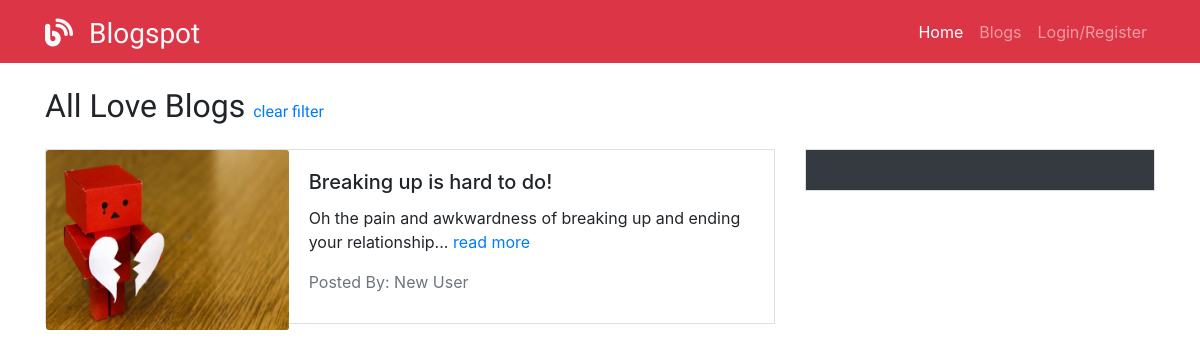
The app's page /blogs/search/love, older data.
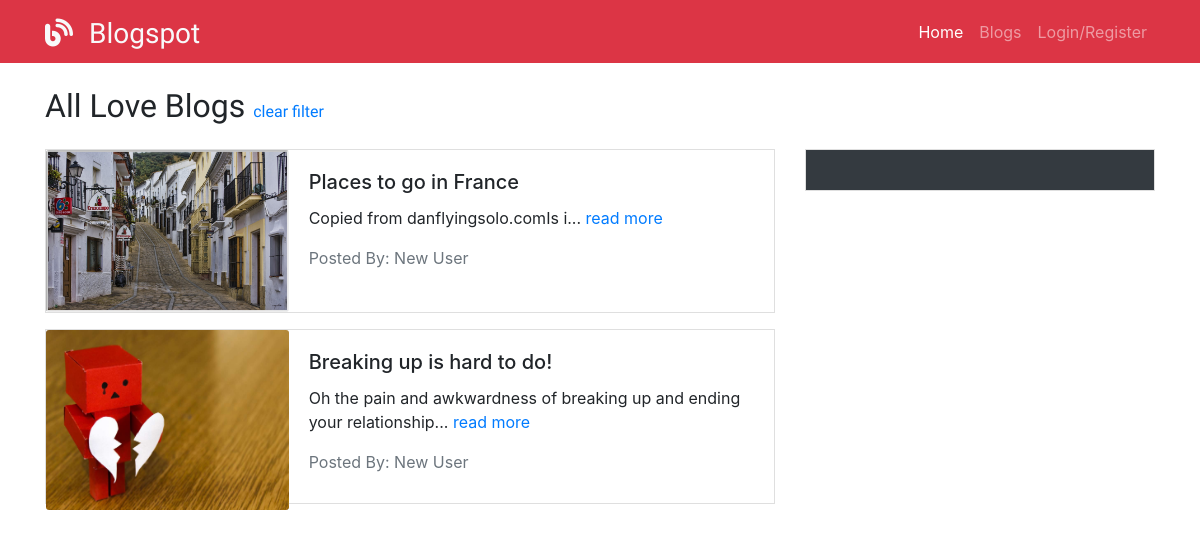
The same page, newer data.
### models.py (models this page shows, shortened)
class Blog(db.Model):
    __tablename__ = "blogs"
    id = db.Column(db.Integer, primary_key=True)
    title = db.Column(db.String(55))
    content = db.Column(db.Text)
    user_id = db.Column(db.Integer, db.ForeignKey('user.id'), nullable=False)
    user = db.relationship('User', foreign_keys=[user_id], backref="user_blogs")
    pic_filepath = db.Column(db.Text)
    created_at = db.Column(db.DateTime, server_default=func.now())
    updated_at = db.Column(db.DateTime, server_default=func.now(), onupdate=func.now())
    blog_has_tags = relationship('BlogTag', cascade="all, delete-orphan")

class User(db.Model):
    __tablename__ = "user"
    id = db.Column(db.Integer, primary_key=True)
    first_name = db.Column(db.String(45))
    last_name = db.Column(db.String(45))
    tagline = db.Column(db.String(100))
    twitter = db.Column(db.String(15))
    instagram = db.Column(db.String(30))
    facebook = db.Column(db.String(50))
    pic_filepath = db.Column(db.Text)
    email = db.Column(db.String(45))
    password = db.Column(db.String(100))
    created_at = db.Column(db.DateTime, server_default=func.now())
    updated_at = db.Column(db.DateTime, server_default=func.now(), onupdate=func.now())

### controller_functions.py (the view)
def show_blogs_by_tag(tag):
    blogs = []
    blog_tags = None
    tag_obj = Tag.query.filter_by(text=tag).first()
    if tag_obj:
        blog_tags = BlogTag.query.filter_by(tag_id=tag_obj.id).all()
    if blog_tags:
        for blog in blog_tags:
            blogs.append(Blog.query.get(blog.blog_id))
    return render_template('all_blogs.html', blogs=blogs, tag=tag)

### templates/all_blogs.html (shortened to what this page needs)
<!DOCTYPE html>
<html lang="en">
  <head>
    <link rel="stylesheet" href="https://stackpath.bootstrapcdn.com/bootstrap/4.3.1/css/bootstrap.min.css"
>
    <link href="{{url_for('static', filename='css/styles.css')}}" rel="stylesheet">
  </head>
  <body>
    {% include 'navbar.html' with context %}
    <div class="container">
      <h2 class="my-4">All {%  if tag %}{{ tag | title }}{% endif %} Blogs {% if tag %}<small><a href="/blogs">clear
            filter</a></small> {% endif %}</h2>
      <div class="row">
        <div class="col-md-8">
          {%  for blog in blogs %}
          <div class="card mb-3 blog-card">
            <div class="row no-gutters">
              <div class="col-md-4">
                <a href="/blogs/{{ blog.id }}"><img src="{%  if blog.pic_filepath %}
                        {{ url_for('static', filename='img/blogs/' + blog.pic_filepath)}}
                            {% else %}
                             http://placehold.it/140x100 {% endif %}" class="card-img" alt="blog thumbnail"></a>
              </div>
              <div class="col-md-8">
                <div class="card-body">
                  <h5 class="card-title">{{ blog.title }}</h5>
                  <p class="card-text"><span class="blogContent">{{ blog.content[:75] | striptags }}...</span>
                    <a href="/blogs/{{ blog.id }}">read more</a></p>
                  <a href="/users/{{ blog.user_id }}" <p class="card-text text-muted">Posted By:
                    {{ blog.user.first_name }}
                    {{ blog.user.last_name }}</p></a>
                </div>
              </div>
            </div>
          </div>
          {%  endfor %}
        </div>
        <div class="col-md-4">
          <div class="card">
            <div class="card-body tag-background">
            </div>
          </div>
        </div>
      </div>
    </div>
  </body>
</html>

Row changes from the older to the newer data that the page shows:
added Blog: pic_filepath (picture), title "Places to go in France", content "Copied from danflyingsolo.comIs i", user.first_name "New", user.last_name "User"
